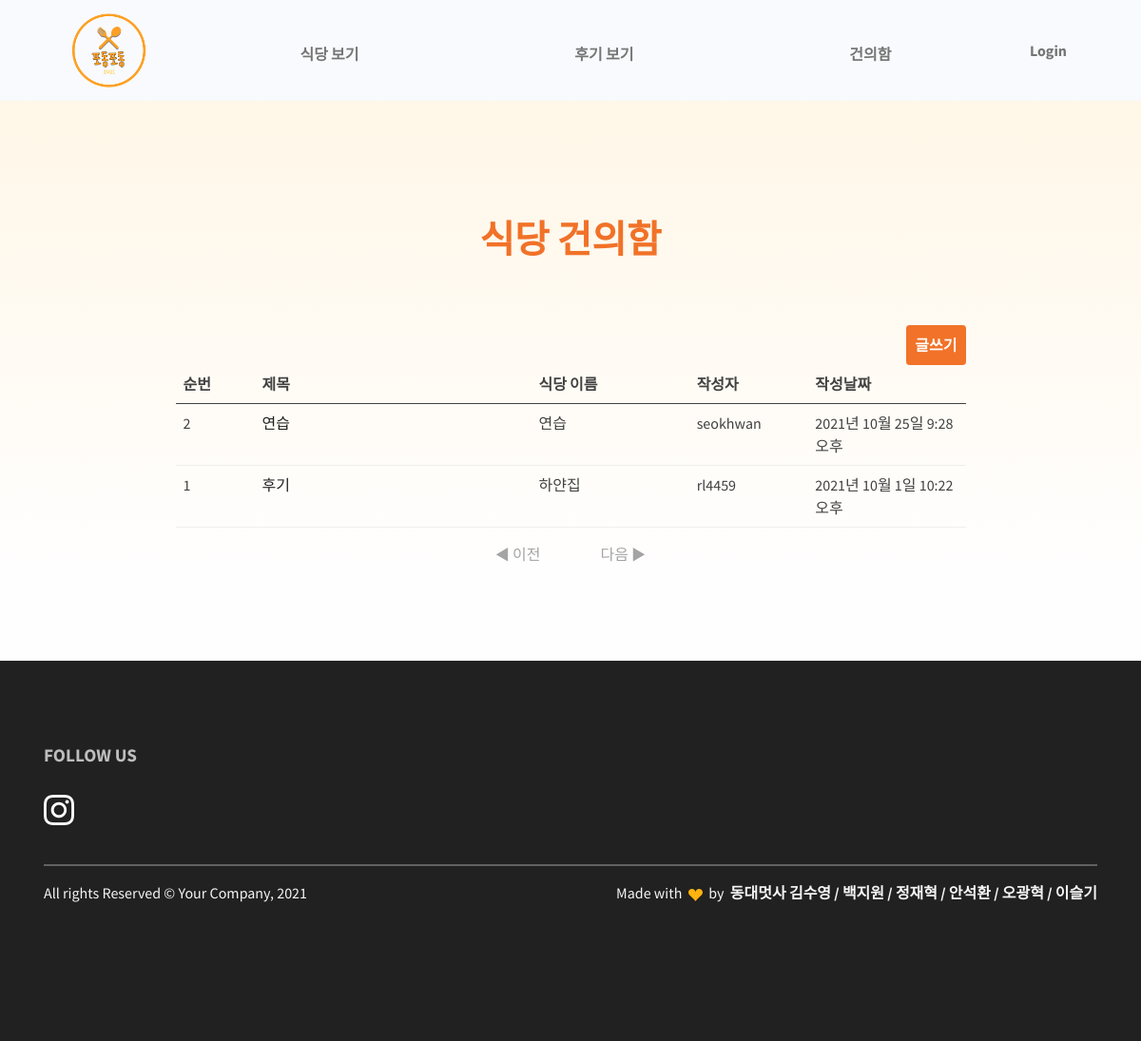
Page /board/board_main on the committed database.
### board/models.py (models this page shows, shortened)
class Board(models.Model):
    id = models.AutoField(primary_key=True)
    title = models.CharField(max_length=2000)
    cafeteria = models.CharField(max_length=2000)
    writer = models.ForeignKey(User, on_delete=models.CASCADE)
    date = models.DateTimeField()
    body = models.TextField()

### board/views.py (the view)
# urls.py: path('board_main',board_main,name='board_main'),
def board_main(request):
    boards = Board.objects.all().order_by('-date')
    return render(request,'board/board_main.html',{'boards':boards})

### board/templates/board/board_main.html (shortened to what this page needs)
{% extends 'base.html' %}
{% load static %}
{% block content %}
<link rel="stylesheet" href="{% static 'css/board.css'%}?ab">
<section class="py-0 bg-primary-gradient">
    <div class = 'container'>
        <div class="row justify-content-center g-0">
            <div class="col-xl-9">
                <div class="col-lg-6 text-center mx-auto mb-3 mb-md-5 mt-4">
                    <h5 class="fw-bold text-danger fs-3 fs-lg-5 lh-sm my-6" style="margin-top:8rem !important;">식당 건의함</h5>
                </div>
                <div class = "board_main">
                    <a href = "{% url 'board:request_new' %}"><button class="btn btn-danger" style="padding:0.5rem;" type="submit">
                        글쓰기
                      </button></a>
                      <table class="table d-none d-sm-table">
                        <thead>
                            <tr class="thead col-xs-1">
                                <th scope="col" id = 'board_num'>순번</th>
                                <th scope="col" id = 'board_title'>제목</th>
                                <th scope='col' id = 'board_cafeteria'>식당 이름</th>
                                <th scope="col" id = 'board_writer'>작성자</th>
                                <th scope="col" id = 'board_date'>작성날짜</th>
                        </thead>
                        <tbody>
                            {% for board in boards %}
                            <tr>
                                <td>{{ forloop.revcounter }}</td>
                                <td><a id = 'board_title_a' href="{% url 'board:request_detail' board.id %}">{{board.title}}</a></td>
                                <td>{{board.cafeteria}}</td>
                                <td>{{board.writer}}</td>
                                <td>{{board.date}}</td>
                            </tr>
                            {% endfor %}
                        </tbody>
                      </table>
                </div>
            </div>
        </div>
        <div class="page middle">
            {% if pages.has_previous %}
            <a href="?page={{pages.previous_page_number}}" class="page_click active">◀ 이전</a>
            {% else %}
            <a class="page_click nonactive">◀ 이전</a>
            {% endif %}
            {% if pages.has_next %}
            <a href="?page={{pages.next_page_number}}" class="page_click active">다음 ▶</a>
            {% else %}
            <a class="page_click nonactive">다음 ▶</a>
            {% endif %}
        </div>
    </div>
</section>
{% endblock %}

### podongpodong/static/css/board.css (style rules this page uses)
.board_main { text-align:right; }
#board_num { width:10%; }
#board_cafeteria { width:20% }
#board_title { width:35%; }
#board_writer { width:15%; }

### board/templates/board/board_main.html (style rules this page uses)
th, td { text-align: left; }
.thead { border-bottom:#F17228; }
section { margin-top: 100px; min-height: 400px; }
.middle { text-align: center; margin-bottom: 5%; }
.middle a { margin: 20px; padding: 10px; }
.nonactive { color: #a4a4a4; cursor: pointer; }

### rows in the picture
Board: title "연습", cafeteria "연습", writer "seokhwan", date "2021년 10월 25일 9:28 오후"
Board: title "후기", cafeteria "하얀집", writer "rl4459", date "2021년 10월 1일 10:22 오후"
